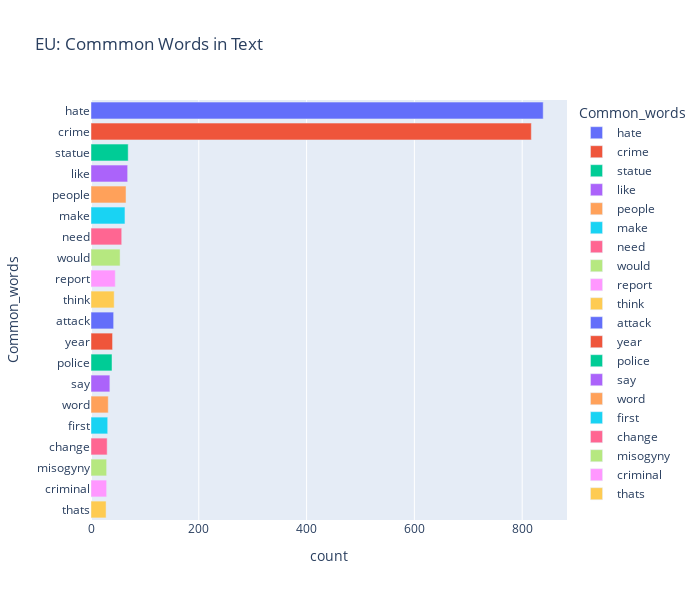

Here is the notebook cell this chart was saved with:
### Code cell
#Bar plot for most common words
fig = px.bar(temp, x="count", y="Common_words", title='EU: Commmon Words in Text', orientation='h', 
             width=700, height=600, color='Common_words')
fig.show()

### Figure 1 — Plotly figure (JSON) as saved in the notebook; plotly's stock layout.template omitted (floating-point values rounded to 4 significant figures)
{"data": [{"alignmentgroup": "True", "hovertemplate": "Common_words=%{y}<br>count=%{x}<extra></extra>", "legendgroup": "hate", "marker": {"color": "#636efa", "pattern": {"shape": ""}}, "name": "hate", "offsetgroup": "hate", "orientation": "h", "showlegend": true, "textposition": "auto", "type": "bar", "x": [839], "xaxis": "x", "y": ["hate"], "yaxis": "y"}, {"alignmentgroup": "True", "hovertemplate": "Common_words=%{y}<br>count=%{x}<extra></extra>", "legendgroup": "crime", "marker": {"color": "#EF553B", "pattern": {"shape": ""}}, "name": "crime", "offsetgroup": "crime", "orientation": "h", "showlegend": true, "textposition": "auto", "type": "bar", "x": [817], "xaxis": "x", "y": ["crime"], "yaxis": "y"}, {"alignmentgroup": "True", "hovertemplate": "Common_words=%{y}<br>count=%{x}<extra></extra>", "legendgroup": "statue", "marker": {"color": "#00cc96", "pattern": {"shape": ""}}, "name": "statue", "offsetgroup": "statue", "orientation": "h", "showlegend": true, "textposition": "auto", "type": "bar", "x": [69], "xaxis": "x", "y": ["statue"], "yaxis": "y"}, {"alignmentgroup": "True", "hovertemplate": "Common_words=%{y}<br>count=%{x}<extra></extra>", "legendgroup": "like", "marker": {"color": "#ab63fa", "pattern": {"shape": ""}}, "name": "like", "offsetgroup": "like", "orientation": "h", "showlegend": true, "textposition": "auto", "type": "bar", "x": [68], "xaxis": "x", "y": ["like"], "yaxis": "y"}, {"alignmentgroup": "True", "hovertemplate": "Common_words=%{y}<br>count=%{x}<extra></extra>", "legendgroup": "people", "marker": {"color": "#FFA15A", "pattern": {"shape": ""}}, "name": "people", "offsetgroup": "people", "orientation": "h", "showlegend": true, "textposition": "auto", "type": "bar", "x": [65], "xaxis": "x", "y": ["people"], "yaxis": "y"}, {"alignmentgroup": "True", "hovertemplate": "Common_words=%{y}<br>count=%{x}<extra></extra>", "legendgroup": "make", "marker": {"color": "#19d3f3", "pattern": {"shape": ""}}, "name": "make", "offsetgroup": "make", "orientation": "h", "showlegend": true, "textposition": "auto", "type": "bar", "x": [63], "xaxis": "x", "y": ["make"], "yaxis": "y"}, {"alignmentgroup": "True", "hovertemplate": "Common_words=%{y}<br>count=%{x}<extra></extra>", "legendgroup": "need", "marker": {"color": "#FF6692", "pattern": {"shape": ""}}, "name": "need", "offsetgroup": "need", "orientation": "h", "showlegend": true, "textposition": "auto", "type": "bar", "x": [57], "xaxis": "x", "y": ["need"], "yaxis": "y"}, {"alignmentgroup": "True", "hovertemplate": "Common_words=%{y}<br>count=%{x}<extra></extra>", "legendgroup": "would", "marker": {"color": "#B6E880", "pattern": {"shape": ""}}, "name": "would", "offsetgroup": "would", "orientation": "h", "showlegend": true, "textposition": "auto", "type": "bar", "x": [54], "xaxis": "x", "y": ["would"], "yaxis": "y"}, {"alignmentgroup": "True", "hovertemplate": "Common_words=%{y}<br>count=%{x}<extra></extra>", "legendgroup": "report", "marker": {"color": "#FF97FF", "pattern": {"shape": ""}}, "name": "report", "offsetgroup": "report", "orientation": "h", "showlegend": true, "textposition": "auto", "type": "bar", "x": [45], "xaxis": "x", "y": ["report"], "yaxis": "y"}, {"alignmentgroup": "True", "hovertemplate": "Common_words=%{y}<br>count=%{x}<extra></extra>", "legendgroup": "think", "marker": {"color": "#FECB52", "pattern": {"shape": ""}}, "name": "think", "offsetgroup": "think", "orientation": "h", "showlegend": true, "textposition": "auto", "type": "bar", "x": [43], "xaxis": "x", "y": ["think"], "yaxis": "y"}, {"alignmentgroup": "True", "hovertemplate": "Common_words=%{y}<br>count=%{x}<extra></extra>", "legendgroup": "attack", "marker": {"color": "#636efa", "pattern": {"shape": ""}}, "name": "attack", "offsetgroup": "attack", "orientation": "h", "showlegend": true, "textposition": "auto", "type": "bar", "x": [42], "xaxis": "x", "y": ["attack"], "yaxis": "y"}, {"alignmentgroup": "True", "hovertemplate": "Common_words=%{y}<br>count=%{x}<extra></extra>", "legendgroup": "year", "marker": {"color": "#EF553B", "pattern": {"shape": ""}}, "name": "year", "offsetgroup": "year", "orientation": "h", "showlegend": true, "textposition": "auto", "type": "bar", "x": [40], "xaxis": "x", "y": ["year"], "yaxis": "y"}, {"alignmentgroup": "True", "hovertemplate": "Common_words=%{y}<br>count=%{x}<extra></extra>", "legendgroup": "police", "marker": {"color": "#00cc96", "pattern": {"shape": ""}}, "name": "police", "offsetgroup": "police", "orientation": "h", "showlegend": true, "textposition": "auto", "type": "bar", "x": [39], "xaxis": "x", "y": ["police"], "yaxis": "y"}, {"alignmentgroup": "True", "hovertemplate": "Common_words=%{y}<br>count=%{x}<extra></extra>", "legendgroup": "say", "marker": {"color": "#ab63fa", "pattern": {"shape": ""}}, "name": "say", "offsetgroup": "say", "orientation": "h", "showlegend": true, "textposition": "auto", "type": "bar", "x": [35], "xaxis": "x", "y": ["say"], "yaxis": "y"}, {"alignmentgroup": "True", "hovertemplate": "Common_words=%{y}<br>count=%{x}<extra></extra>", "legendgroup": "word", "marker": {"color": "#FFA15A", "pattern": {"shape": ""}}, "name": "word", "offsetgroup": "word", "orientation": "h", "showlegend": true, "textposition": "auto", "type": "bar", "x": [32], "xaxis": "x", "y": ["word"], "yaxis": "y"}, {"alignmentgroup": "True", "hovertemplate": "Common_words=%{y}<br>count=%{x}<extra></extra>", "legendgroup": "first", "marker": {"color": "#19d3f3", "pattern": {"shape": ""}}, "name": "first", "offsetgroup": "first", "orientation": "h", "showlegend": true, "textposition": "auto", "type": "bar", "x": [31], "xaxis": "x", "y": ["first"], "yaxis": "y"}, {"alignmentgroup": "True", "hovertemplate": "Common_words=%{y}<br>count=%{x}<extra></extra>", "legendgroup": "change", "marker": {"color": "#FF6692", "pattern": {"shape": ""}}, "name": "change", "offsetgroup": "change", "orientation": "h", "showlegend": true, "textposition": "auto", "type": "bar", "x": [30], "xaxis": "x", "y": ["change"], "yaxis": "y"}, {"alignmentgroup": "True", "hovertemplate": "Common_words=%{y}<br>count=%{x}<extra></extra>", "legendgroup": "misogyny", "marker": {"color": "#B6E880", "pattern": {"shape": ""}}, "name": "misogyny", "offsetgroup": "misogyny", "orientation": "h", "showlegend": true, "textposition": "auto", "type": "bar", "x": [29], "xaxis": "x", "y": ["misogyny"], "yaxis": "y"}, {"alignmentgroup": "True", "hovertemplate": "Common_words=%{y}<br>count=%{x}<extra></extra>", "legendgroup": "criminal", "marker": {"color": "#FF97FF", "pattern": {"shape": ""}}, "name": "criminal", "offsetgroup": "criminal", "orientation": "h", "showlegend": true, "textposition": "auto", "type": "bar", "x": [29], "xaxis": "x", "y": ["criminal"], "yaxis": "y"}, {"alignmentgroup": "True", "hovertemplate": "Common_words=%{y}<br>count=%{x}<extra></extra>", "legendgroup": "thats", "marker": {"color": "#FECB52", "pattern": {"shape": ""}}, "name": "thats", "offsetgroup": "thats", "orientation": "h", "showlegend": true, "textposition": "auto", "type": "bar", "x": [28], "xaxis": "x", "y": ["thats"], "yaxis": "y"}], "layout": {"barmode": "relative", "height": 600, "legend": {"title": {"text": "Common_words"}, "tracegroupgap": 0}, "title": {"text": "EU: Commmon Words in Text"}, "width": 700, "xaxis": {"anchor": "y", "domain": [0, 1], "title": {"text": "count"}}, "yaxis": {"anchor": "x", "categoryarray": ["thats", "criminal", "misogyny", "change", "first", "word", "say", "police", "year", "attack", "think", "report", "would", "need", "make", "people", "like", "statue", "crime", "hate"], "categoryorder": "array", "domain": [0, 1], "title": {"text": "Common_words"}}}}
